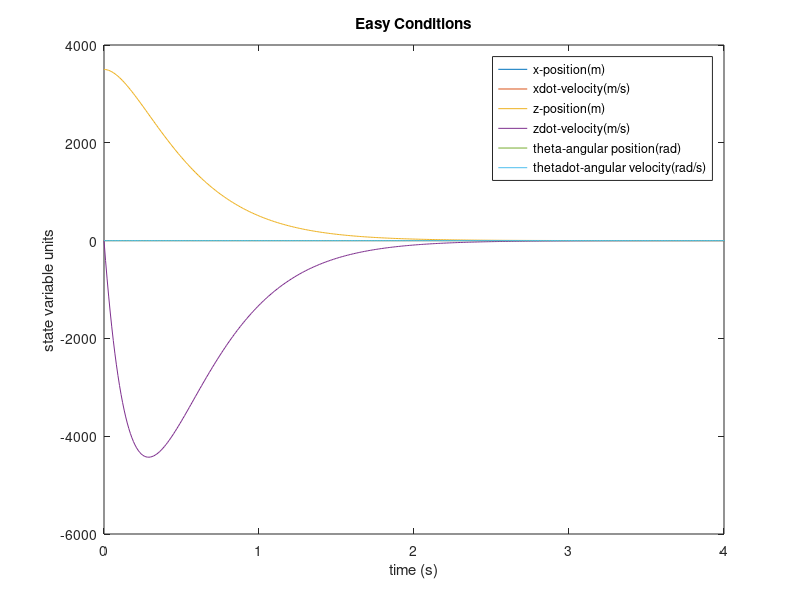

Write MATLAB code to recreate this figure.
clear all; clc;
%Mass, Dimensions, Gravity
m = 950;
a = 1.3;
b = 1.7;
g = 3.711;

% - Moment of Inertia
J = m*((2*a)^2 + (2*b)^2)/12;

%Matrices
A=[0 1 0 0 0 0 ; 0 0 0 0 -g 0 ; 0 0 0 1 0 0 ; 0 0 0 0 0 0 ; 0 0 0 0 0 1 ; 0 0 0 0 0 0];
B=[0,0;1/(sqrt(2)*m),-1/(sqrt(2)*m);0 0 ;1/(sqrt(2)*m), 1/(sqrt(2)*m); 0,0;(sqrt(2)/2)*(a-b)/J,-(sqrt(2)/2)*(a-b)/J];
C=eye(6);
K=(place(A,B,[-1,-2,-3,-4,-5,-6]));

%initial conditions
x0=[0;0;3500;0;0;0];

%Feedback
[t,x]=ode45(@(t,x)(A-B*K)*x,[0:0.01:100],x0);
plot(t,C*x')
title('Easy Conditions')
xlabel('time (s)')
ylabel('state variable units')
legend({'x-position(m)','xdot-velocity(m/s)','z-position(m)','zdot-velocity(m/s)','theta-angular position(rad)','thetadot-angular velocity(rad/s)'},'Location','northeast')
xlim([0,4])